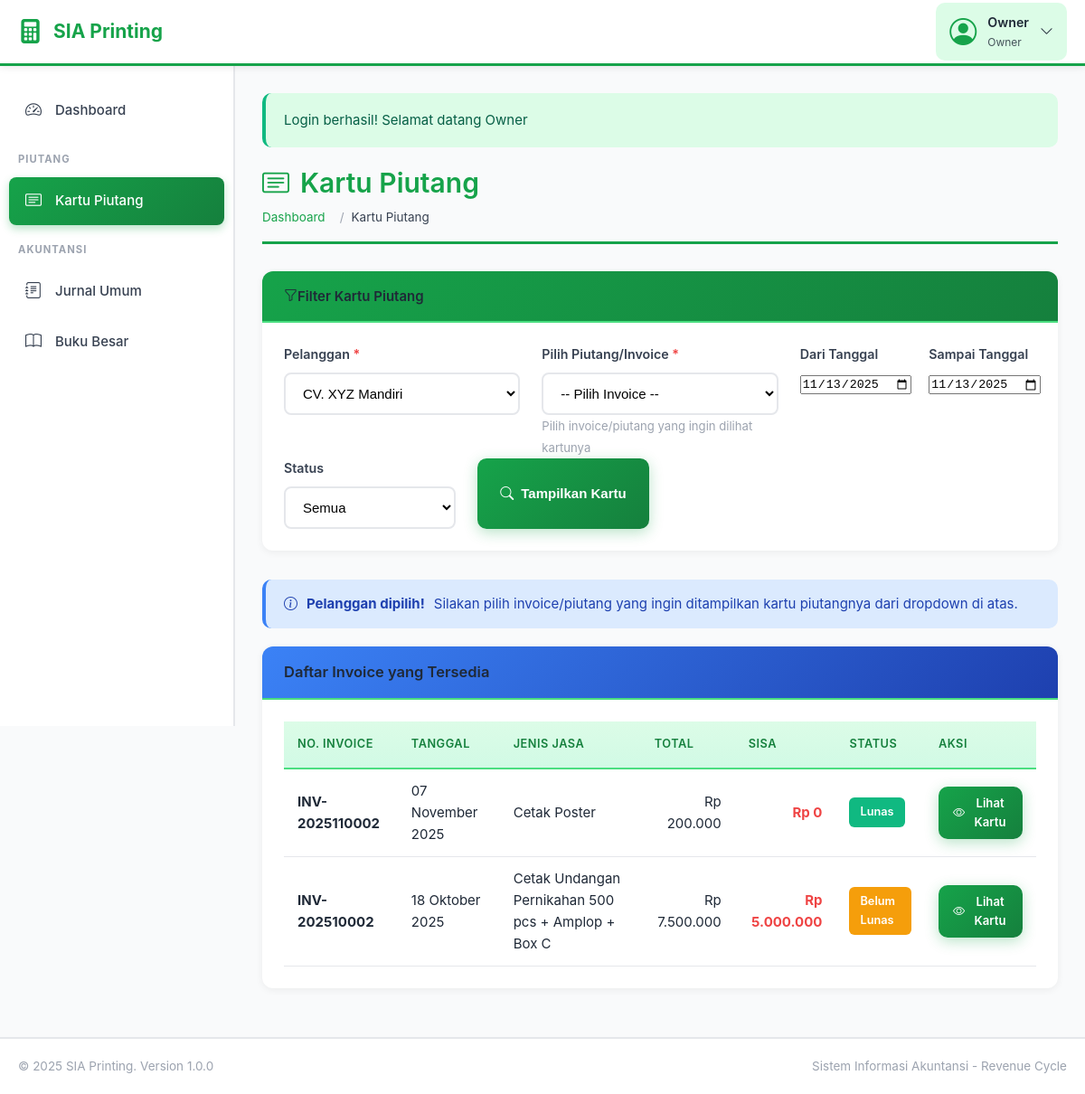
The app's page /kartu-piutang.php?id_pelanggan=2 (signed in) with its own data.
### tables this page shows
CREATE TABLE `piutang` (
  `id_piutang` int(11) NOT NULL,
  `no_piutang` varchar(50) NOT NULL,
  `tanggal` date NOT NULL,
  `id_pelanggan` int(11) NOT NULL,
  `jenis_jasa` varchar(100) NOT NULL,
  `kategori` varchar(50) NOT NULL,
  `total` decimal(15,2) NOT NULL,
  `dibayar` decimal(15,2) DEFAULT 0.00,
  `sisa` decimal(15,2) NOT NULL,
  `jatuh_tempo` date NOT NULL,
  `syarat_kredit` varchar(100) DEFAULT 'Net 30',
  `status` enum('Belum Lunas','Lunas') DEFAULT 'Belum Lunas',
  `created_by` int(11) DEFAULT NULL,
  `created_at` timestamp NOT NULL DEFAULT current_timestamp()
);

### kartu-piutang.php (the view, shortened to what this page needs)
<?php
require_once 'config.php';
$id_pelanggan = isset($_GET['id_pelanggan']) ? intval($_GET['id_pelanggan']) : 0;
$id_piutang = isset($_GET['id_piutang']) ? intval($_GET['id_piutang']) : 0;
$periode_dari = isset($_GET['periode_dari']) ? $_GET['periode_dari'] : '';
$periode_sampai = isset($_GET['periode_sampai']) ? $_GET['periode_sampai'] : '';
$pelanggan_list = $conn->query("SELECT DISTINCT mp.id_pelanggan, mp.nama_pelanggan
                                 FROM master_pelanggan mp
                                 JOIN piutang p ON mp.id_pelanggan = p.id_pelanggan
                                 ORDER BY mp.nama_pelanggan");
$piutang_list = null;
if ($id_pelanggan > 0) {
    $query_list = "SELECT p.id_piutang, p.no_piutang, p.tanggal, p.jenis_jasa, p.total, p.sisa, p.status
                   FROM piutang p
                   WHERE p.id_pelanggan = $id_pelanggan";
    $query_list .= " ORDER BY p.tanggal DESC";
    $piutang_list = $conn->query($query_list);
}
$kartu_piutang_data = [];
$piutang_info = null;
$pelanggan_info = null;
include 'includes/header.php';
?>
<div class="page-title">
    <h1><i class="bi bi-card-text me-2"></i>Kartu Piutang</h1>
    <nav aria-label="breadcrumb">
        <ol class="breadcrumb">
            <li class="breadcrumb-item"><a href="dashboard.php">Dashboard</a></li>
            <li class="breadcrumb-item active">Kartu Piutang</li>
        </ol>
    </nav>
</div>
<div class="card mb-4">
    <div class="card-header bg-primary text-white">
        <h6 class="mb-0"><i class="bi bi-funnel me-2"></i>Filter Kartu Piutang</h6>
    </div>
    <div class="card-body">
        <form method="GET" action="" class="row g-3" id="formFilter">
            <div class="col-md-4">
                <label class="form-label">Pelanggan <span class="text-danger">*</span></label>
                <select name="id_pelanggan" id="selectPelanggan" class="form-select" required>
                    <?php
                    $pelanggan_list->data_seek(0);
                    while ($pel = $pelanggan_list->fetch_assoc()):
                    ?>
                        <option value="<?php echo $pel['id_pelanggan']; ?>"
                                <?php echo ($id_pelanggan == $pel['id_pelanggan']) ? 'selected' : ''; ?>>
                            <?php echo $pel['nama_pelanggan']; ?>
                        </option>
                    <?php endwhile; ?>
                </select>
            </div>
            <div class="col-md-4" id="divPiutang" style="<?php echo $id_pelanggan > 0 ? '' : 'display:none;'; ?>">
                <label class="form-label">Pilih Piutang/Invoice <span class="text-danger">*</span></label>
                <select name="id_piutang" id="selectPiutang" class="form-select">
                    <option value="">-- Pilih Invoice --</option>
                </select>
                <small class="text-muted">Pilih invoice/piutang yang ingin dilihat kartunya</small>
            </div>
            <div class="col-md-2">
                <label class="form-label">Dari Tanggal</label>
                <input type="date" name="periode_dari" class="form-control" value="<?php echo $periode_dari; ?>">
            </div>
            <div class="col-md-2">
                <label class="form-label">Sampai Tanggal</label>
                <input type="date" name="periode_sampai" class="form-control" value="<?php echo $periode_sampai; ?>">
            </div>
            <div class="col-md-3">
                <label class="form-label">Status</label>
                <select name="status" class="form-select">
                    <option value="">Semua</option>
                </select>
            </div>
            <div class="col-md-3 d-flex align-items-end">
                <button type="submit" class="btn btn-primary w-100">
                    <i class="bi bi-search me-1"></i>Tampilkan Kartu
                </button>
            </div>
        </form>
    </div>
</div>
<?php if ($id_piutang > 0 && $piutang_info): ?>
<div class="card">
    <div class="card-header bg-white border-bottom-0">
        <div class="text-center mb-3">
            <h4 class="mb-1 fw-bold">CV. JASA PRINTING</h4>
            <h5 class="mb-3">KARTU PIUTANG</h5>
        </div>
        <div class="row">
            <div class="col-md-6">
                <table class="table table-sm table-borderless">
                    <tr>
                        <td width="120" class="fw-semibold">No Rekening</td>
                        <td>: <?php echo str_pad($pelanggan_info['id_pelanggan'], 3, '0', STR_PAD_LEFT); ?></td>
                    </tr>
                    <tr>
                        <td class="fw-semibold">Nama</td>
                        <td>: <strong><?php echo $pelanggan_info['nama_pelanggan']; ?></strong></td>
                    </tr>
                    <tr>
                        <td class="fw-semibold">Alamat</td>
                        <td>: <?php echo $pelanggan_info['alamat'] ?: '-'; ?></td>
                    </tr>
                </table>
            </div>
            <div class="col-md-6">
                <table class="table table-sm table-borderless">
                    <tr>
                        <td width="140" class="fw-semibold">No. Invoice</td>
                        <td>: <strong><?php echo $piutang_info['no_piutang']; ?></strong></td>
                    </tr>
                    <tr>
                        <td class="fw-semibold">Tanggal Invoice</td>
                        <td>: <?php echo format_tanggal($piutang_info['tanggal']); ?></td>
                    </tr>
                    <tr>
                        <td class="fw-semibold">Syarat</td>
                        <td>: <strong><?php echo $piutang_info['syarat_kredit'] ?? 'Net 30'; ?></strong></td>
                    </tr>
                    <tr>
                        <td class="fw-semibold">Jatuh Tempo</td>
                        <td>: <?php echo format_tanggal($piutang_info['jatuh_tempo']); ?></td>
                    </tr>
                    <tr>
                        <td class="fw-semibold">Status</td>
                        <td>: <span class="badge <?php echo ($piutang_info['status'] == 'Lunas') ? 'bg-success' : 'bg-warning'; ?>">
                            <?php echo $piutang_info['status']; ?>
                        </span></td>
                    </tr>
                </table>
            </div>
        </div>
        <div class="alert alert-info mb-3">
            <strong>Jenis Jasa:</strong> <?php echo $piutang_info['jenis_jasa']; ?>
            <br><strong>Kategori:</strong> <?php echo $piutang_info['kategori']; ?>
        </div>
    </div>
    <div class="card-body p-0">
        <div class="table-responsive">
            <table class="table table-bordered mb-0">
                <thead class="table-light">
                    <tr class="text-center">
                        <th width="10%" rowspan="2" class="align-middle">TGL</th>
                        <th width="35%" rowspan="2" class="align-middle">KETERANGAN</th>
                        <th width="10%" rowspan="2" class="align-middle">FOL</th>
                        <th colspan="2" class="border-bottom">MUTASI</th>
                        <th colspan="2" class="border-bottom">SALDO</th>
                    </tr>
                    <tr class="text-center">
                        <th width="11%">DEBET</th>
                        <th width="11%">KREDIT</th>
                        <th width="11%">DEBET</th>
                        <th width="12%">KREDIT</th>
                    </tr>
                </thead>
                <tbody>
                    <?php if (count($kartu_piutang_data) > 0): ?>
                        <?php
                        foreach ($kartu_piutang_data as $row):
                            $row_class = '';
                            if ($row['row_type'] == 'piutang') {
                                $row_class = 'table-warning';
                            } elseif ($row['row_type'] == 'dp') {
                                $row_class = 'table-info';
                            } elseif ($row['row_type'] == 'pembayaran') {
                                $row_class = 'table-success';
                            }
                        ?>
                            <tr class="<?php echo $row_class; ?>">
                                <td class="text-center"><?php echo date('d/m', strtotime($row['tanggal'])); ?></td>
                                <td><?php echo $row['keterangan']; ?></td>
                                <td class="text-center"><small><?php echo $row['folio']; ?></small></td>
                                <td class="text-end">
                                    <?php echo ($row['mutasi_debet'] > 0) ? format_rupiah($row['mutasi_debet']) : '--'; ?>
                                </td>
                                <td class="text-end">
                                    <?php echo ($row['mutasi_kredit'] > 0) ? format_rupiah($row['mutasi_kredit']) : '--'; ?>
                                </td>
                                <td class="text-end fw-semibold">
                                    <?php echo ($row['saldo_debet'] > 0) ? format_rupiah($row['saldo_debet']) : '--'; ?>
                                </td>
                                <td class="text-end">
                                    <?php echo ($row['saldo_kredit'] > 0) ? format_rupiah($row['saldo_kredit']) : '--'; ?>
                                </td>
                            </tr>
                        <?php endforeach; ?>
                        <tr class="table-primary fw-bold">
                            <td colspan="5" class="text-end">SALDO AKHIR:</td>
                            <td class="text-end">
                                <?php
                                $last_row = end($kartu_piutang_data);
                                $saldo_akhir = $last_row['saldo_debet'] > 0 ? $last_row['saldo_debet'] : 0;
                                echo format_rupiah($saldo_akhir);
                                ?>
                            </td>
                            <td class="text-end">--</td>
                        </tr>
                    <?php else: ?>
                        <tr>
                            <td colspan="7" class="text-center text-muted py-4">
                                Tidak ada mutasi untuk invoice ini
                            </td>
                        </tr>
                    <?php endif; ?>
                </tbody>
            </table>
        </div>
    </div>
    <div class="card-footer bg-light">
        <div class="row">
            <div class="col-md-3">
                <small class="text-muted d-block">Total Invoice</small>
                <strong><?php echo format_rupiah($piutang_info['total']); ?></strong>
            </div>
            <div class="col-md-3">
                <small class="text-muted d-block">Sudah Dibayar</small>
                <strong class="text-success"><?php echo format_rupiah($piutang_info['dibayar']); ?></strong>
            </div>
            <div class="col-md-3">
                <small class="text-muted d-block">Sisa Piutang</small>
                <strong class="text-danger"><?php echo format_rupiah($piutang_info['sisa']); ?></strong>
            </div>
            <div class="col-md-3 text-end">
                <button onclick="window.print()" class="btn btn-success no-print">
                    <i class="bi bi-printer me-1"></i>Cetak Kartu
                </button>
            </div>
        </div>
    </div>
</div>
<?php elseif ($id_pelanggan > 0 && $piutang_list && $piutang_list->num_rows > 0): ?>
<div class="alert alert-info">
    <i class="bi bi-info-circle me-2"></i>
    <strong>Pelanggan dipilih!</strong> Silakan pilih invoice/piutang yang ingin ditampilkan kartu piutangnya dari dropdown di atas.
</div>
<div class="card">
    <div class="card-header bg-info text-white">
        <h5 class="mb-0">Daftar Invoice yang Tersedia</h5>
    </div>
    <div class="card-body">
        <div class="table-responsive">
            <table class="table table-hover">
                <thead>
                    <tr>
                        <th>No. Invoice</th>
                        <th>Tanggal</th>
                        <th>Jenis Jasa</th>
                        <th class="text-end">Total</th>
                        <th class="text-end">Sisa</th>
                        <th>Status</th>
                        <th class="text-center">Aksi</th>
                    </tr>
                </thead>
                <tbody>
                    <?php
                    $piutang_list->data_seek(0);
                    while ($pit = $piutang_list->fetch_assoc()):
                    ?>
                        <tr>
                            <td><strong><?php echo $pit['no_piutang']; ?></strong></td>
                            <td><?php echo format_tanggal($pit['tanggal']); ?></td>
                            <td><?php echo substr($pit['jenis_jasa'], 0, 50); ?></td>
                            <td class="text-end"><?php echo format_rupiah($pit['total']); ?></td>
                            <td class="text-end fw-bold text-danger"><?php echo format_rupiah($pit['sisa']); ?></td>
                            <td>
                                <span class="badge <?php echo ($pit['status'] == 'Lunas') ? 'bg-success' : 'bg-warning'; ?>">
                                    <?php echo $pit['status']; ?>
                                </span>
                            </td>
                            <td class="text-center">
                                <a href="?id_pelanggan=<?php echo $id_pelanggan; ?>&id_piutang=<?php echo $pit['id_piutang']; ?>"
                                   class="btn btn-sm btn-primary">
                                    <i class="bi bi-eye"></i> Lihat Kartu
                                </a>
                            </td>
                        </tr>
                    <?php endwhile; ?>
                </tbody>
            </table>
        </div>
    </div>
</div>
<?php endif; ?>
<?php include 'includes/footer.php'; ?>

### records on screen
piutang: no_piutang "INV-2025110002", tanggal "07 November 2025", jenis_jasa "Cetak Poster", total "Rp 200.000", sisa "Rp 0", status "Lunas"
piutang: no_piutang "INV-202510002", tanggal "18 Oktober 2025", jenis_jasa "Cetak Undangan Pernikahan 500 pcs + Amplop + Box C", total "Rp 7.500.000", sisa "Rp 5.000.000", status "Belum Lunas"

### other values on screen
APP_NAME "SIA Printing"
$_SESSION['nama'] "Owner"
$_SESSION['user_role'] "Owner"
$alert['message'] "Login berhasil! Selamat datang Owner"
APP_VERSION "1.0.0"
form field id_pelanggan "CV. XYZ Mandiri"
